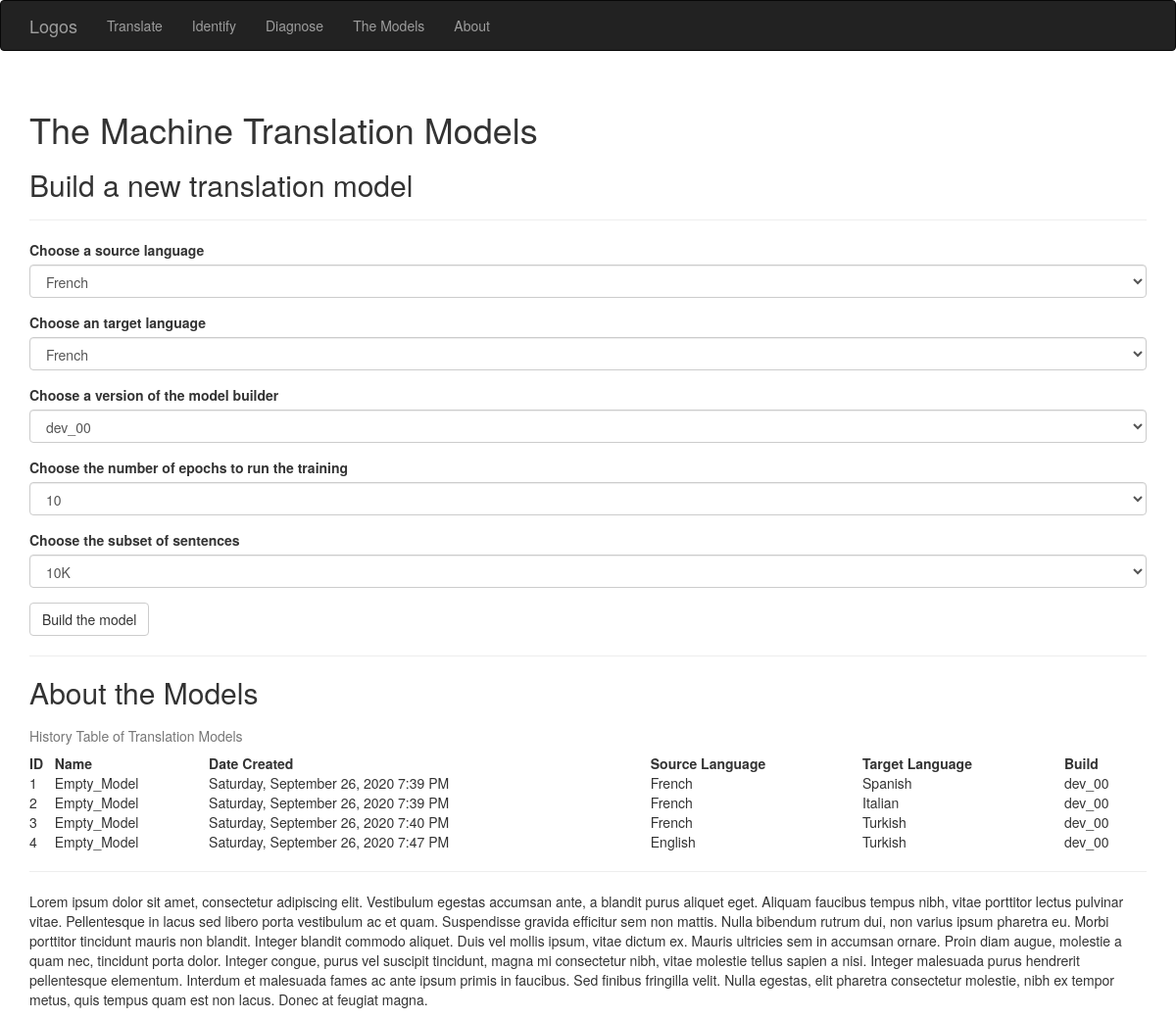
Page /themodels on the committed database.
### app/models.py (models this page shows, shortened)
class TranslationModel(db.Model):
    __tablename__ = 'translation_models'
    id = db.Column(db.Integer, primary_key=True)
    date = db.Column(db.DateTime())
    name = db.Column(db.String(64))
    source_lang_id = db.Column(db.Integer, db.ForeignKey('languages.id'))
    target_lang_id = db.Column(db.Integer, db.ForeignKey('languages.id'))
    translations = db.relationship('Translation', foreign_keys=[Translation.model_id], lazy='dynamic')
    training_id = db.Column(db.Integer, db.ForeignKey('training_sets.id'))
    build_id = db.Column(db.Integer, db.ForeignKey('build_versions.id'))

class Language(db.Model):
    __tablename__ = 'languages'
    id = db.Column(db.Integer, primary_key=True)
    code = db.Column(db.String(64), unique=True)
    name = db.Column(db.String(64))
    en_name = db.Column (db.String(64))
    source_langs = db.relationship('TranslationModel', foreign_keys=[TranslationModel.source_lang_id], lazy='dynamic')
    target_langs = db.relationship('TranslationModel', foreign_keys=[TranslationModel.target_lang_id], lazy='dynamic')
    is_source_lang = db.Column(db.Boolean, default=False)
    is_target_lang = db.Column (db.Boolean, default=False)

class BuildVersion(db.Model):
    __tablename__ = 'build_versions'
    id = db.Column(db.Integer, primary_key=True)
    version_num = db.Column(db.String(64), unique=True)
    summary = db.Column(db.String(64))

### app/main/views.py (the view, shortened to what this page needs)
@main.route('/themodels', methods=['GET', 'POST'])
def themodels():
    table_of_model_history = [[model.id,
                               model.date,
                               model.name,
                               Language.query.filter_by(id=model.source_lang_id).first().en_name,
                               Language.query.filter_by(id=model.target_lang_id).first().en_name,
                               BuildVersion.query.filter_by(id=model.build_id).first().version_num] for model in TranslationModel.query.all()]
    form = BuildModelForm()
    form.form_selection_input_lang.choices = [f'{lang.en_name}' for lang in Language.query.filter_by(is_source_lang=True).all()]
    form.form_selection_output_lang.choices = [f'{lang.en_name}' for lang in Language.query.filter_by(is_target_lang=True).all()]
    form.form_selection_build_version.choices = [f'{build.version_num}' for build in BuildVersion.query.all()]
    form.form_selection_number_of_epochs.choices = [f'{epoch.number_of_epochs}' for epoch in Epoch.query.all()]
    form.form_selection_number_of_sentences.choices = [f'{subset.display_string_of_number}' for subset in Subset.query.all()]
    if 'input_lang' in session:
        form.form_selection_input_lang.data = session['input_lang']
    if 'output_lang' in session:
        form.form_selection_output_lang.data= session['output_lang']
    if 'build_version' in session:
        form.form_selection_build_version.data= session['build_version']
    if 'epochs' in session:
        form.form_selection_number_of_epochs.data= session['epochs']
    if 'subset' in session:
        form.form_selection_number_of_sentences.data= session['subset']
    return render_template('themodels.html',
                            form=form,
                            form_selection_input_lang=session.get('input_lang'),
                            form_selection_output_lang=session.get('output_lang'),
                            form_selection_build_version=session.get('build_version'),
                            form_selection_number_of_epochs=session.get('epochs'),
                            form_selection_number_of_sentences=session.get('subset'),
                            table_of_model_history=table_of_model_history,
                            current_time=datetime.utcnow())

### app/main/forms.py
class BuildModelForm(FlaskForm):
    form_selection_input_lang = SelectField('Choose a source language', validators=[DataRequired()])
    form_selection_output_lang = SelectField('Choose an target language', validators=[DataRequired()])
    form_selection_build_version = SelectField('Choose a version of the model builder', validators=[DataRequired()])
    form_selection_number_of_epochs = SelectField('Choose the number of epochs to run the training', validators=[DataRequired()])
    form_selection_number_of_sentences = SelectField('Choose the subset of sentences', validators=[DataRequired()])
    submit = SubmitField('Build the model')

### app/templates/themodels.html (shortened to what this page needs)
{% extends "base.html" %}
{% import "bootstrap/wtf.html" as wtf %}
{% block head %}
{{ super() }}
{% endblock %}
{% block page_content %}
<div class="page-header">
    <h1>The Machine Translation Models</h1>
    <h2>Build a new translation model</h2>
</div>
{{ wtf.quick_form(form) }}
<hr/>
<div class="page=header">
    <h2>About the Models</h2>
    <table style="width:100%">
        <caption>History Table of Translation Models</caption>
        <tr>
          <th>ID</th>
          <th>Name</th>
          <th>Date Created</th>
          <th>Source Language</th>
          <th>Target Language</th>
          <th>Build</th>
        </tr>
        {% for model in table_of_model_history %}
        <tr>
          <td>{{ model[0] }}</td>
          <td>{{ model[2] }}</td>
          <td>{{ moment(model[1]).format('LLLL')  }}</td>
          <td>{{ model[3] }}</td>
          <td>{{ model[4] }}</td>
          <td>{{ model[5] }}</td>
        </tr>
        {% endfor %}
    </table>
    <hr/>
    <p>Lorem ipsum dolor sit amet, consectetur adipiscing elit. Vestibulum egestas accumsan ante, a blandit purus aliquet eget. Aliquam faucibus tempus nibh, vitae porttitor lectus pulvinar vitae. Pellentesque in lacus sed libero porta vestibulum ac et quam. Suspendisse gravida efficitur sem non mattis. Nulla bibendum rutrum dui, non varius ipsum pharetra eu. Morbi porttitor tincidunt mauris non blandit. Integer blandit commodo aliquet. Duis vel mollis ipsum, vitae dictum ex. Mauris ultricies sem in accumsan ornare. Proin diam augue, molestie a quam nec, tincidunt porta dolor. Integer congue, purus vel suscipit tincidunt, magna mi consectetur nibh, vitae molestie tellus sapien a nisi. Integer malesuada purus hendrerit pellentesque elementum. Interdum et malesuada fames ac ante ipsum primis in faucibus. Sed finibus fringilla velit. Nulla egestas, elit pharetra consectetur molestie, nibh ex tempor metus, quis tempus quam est non lacus. Donec at feugiat magna.</p>
</div>
{% endblock %}

### app/templates/base.html (shortened to what this page needs)
{% extends "bootstrap/base.html" %}
{% block head %}
{{ super() }}
{% endblock %}
{% block navbar %}
<div class="navbar navbar-inverse" role="navigation">
    <div class="container">
        <div class="navbar-header">
            <a class="navbar-brand" href="{{ url_for('main.index') }}">Logos</a>
        </div>
        <div class="navbar-collapse collapse">
            <ul class="nav navbar-nav">
                <li><a href="{{ url_for('main.index') }}">Translate</a></li>
            </ul>
            <ul class="nav navbar-nav">
                <li><a href="{{ url_for('main.identify') }}">Identify</a></li>
            </ul>
            <ul class="nav navbar-nav">
                <li><a href="{{ url_for('main.diagnose') }}">Diagnose</a></li>
            </ul>
            <ul class="nav navbar-nav">
                <li><a href="{{ url_for('main.themodels') }}">The Models</a></li>
            </ul>
            <ul class="nav navbar-nav">
                <li><a href="{{ url_for('main.about') }}">About</a></li>
            </ul>
        </div>
    </div>
</div>
{% endblock %}
{% block content %}
<div class="container">
    {% block page_content %}{% endblock %}
</div>
{% endblock %}

### rows in the picture
TranslationModel: name "Empty_Model", date "Saturday, September 26, 2020 7:39 PM"
Language: en_name "French" "French" "French"
Language: en_name "Spanish"
BuildVersion: version_num "dev_00" "dev_00" "dev_00" "dev_00"
TranslationModel: name "Empty_Model", date "Saturday, September 26, 2020 7:39 PM"
Language: en_name "Italian"
TranslationModel: name "Empty_Model", date "Saturday, September 26, 2020 7:40 PM"
Language: en_name "Turkish" "Turkish"
TranslationModel: name "Empty_Model", date "Saturday, September 26, 2020 7:47 PM"
Language: en_name "English"

### other values in the picture
{{ model[0] }} "1" "2" "3" "4"
